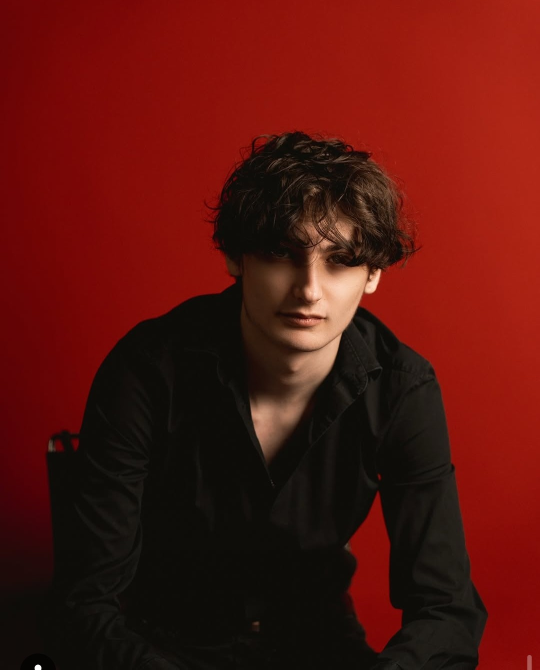
#> input picture my-photo.jpg, 1080 x 1339 px, found by its file name (shown at 1/2 size)
$ python make_banner.py
#> lines starting #> are read from the running program, lines starting #| are printed output that depends on the picture
#> in build, img is the input picture: PIL image 1080x1339 RGB; mean R, G, B 88.6, 20, 13.6
#!/usr/bin/env python3
"""
Generate a wide banner SVG that spans the top of the README. The banner is a
dotted/ascii-line treatment of the photo subject against a dark backdrop,
inspired by the reference profile style.

It consists of:
  - Three frames: left (subject on the left), center (small terminal window),
    right (subject on the right). The center window shows a code snippet.
  - Dotted/pointillist rendering of the source photo so it matches the
    reference's "dotted art" hero style.
  - Subtle radial vignette and a gradient line at the bottom that animates.

Usage:
    python scripts/make_banner.py            # animated
    STATIC=1 python scripts/make_banner.py   # final frame
"""
import os
import base64
import io
import numpy as np
from PIL import Image, ImageFilter

# ------------------------------------------------------------------ config
PHOTO    = "my-photo.jpg"
OUT      = "banner.svg"
W        = 880            # total banner width
H        = 220            # banner height (compact so it sits above the photo)
PHOTO_W  = 220            # subject frame width
PHOTO_H  = 200            # subject frame height

DOT_PALETTE = [
    "#1e293b",  # primary mode (light slate for low-mid)
    "#475569",  # mid slate
    "#94a3b8",  # upper mid
    "#e2e8f0",  # highlights
    "#ffffff",  # peaks
]

# Center window text
WINDOW_TITLE = "ather-ops@github: ~/profile"
WINDOW_LINES = [
    "$ whoami",
    "Ather Assadullah Peer",
    "$ cat ./.focus",
    "AI/ML · RAG · Agentic AI",
    "$ ./connect.sh --open-to-work",
    "[+] ready. shipping.",
]
# ------------------------------------------------------------------ /config


def esc(s):
    return s.replace("&", "&amp;").replace("<", "&lt;").replace(">", "&gt;")


def ascii_dot_image(img, target_w, target_h, dot_step=4):
    """Convert the photo into a pointillist / dotted line drawing.

    Returns a list of (cx, cy, r, color_idx) ready to render as circles."""
#> called with target_w = 220, target_h = 200, dot_step = 4
    iw, ih = img.size
#> iw = 1080; ih = 1339
    g = img.convert("L")
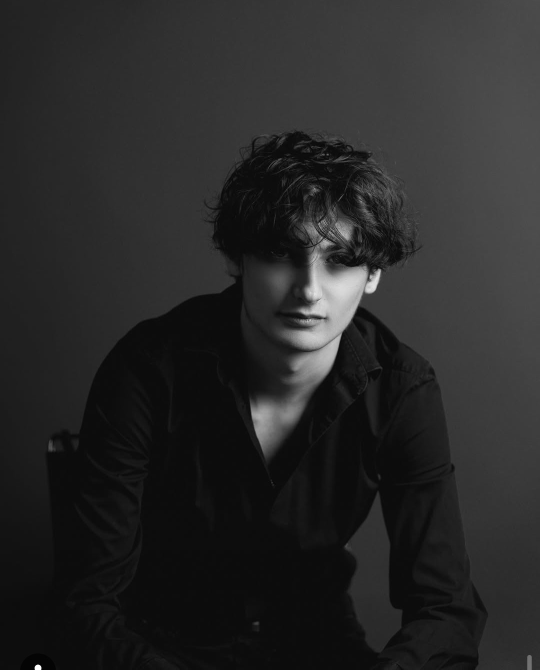
#> g: PIL image 1080x1339 L (shown at 1/2 size); min 0, max 255, mean 39.8
    a = img.convert("RGBA").split()[-1]
#> a: PIL image 1080x1339 L; every value is 255

    # fit inside target box
    scale = min(target_w / iw, target_h / ih)
#> scale = 0.149
    nw, nh = max(1, int(iw * scale)), max(1, int(ih * scale))
#> nw = 161; nh = 200
    g = g.resize((nw, nh), Image.LANCZOS)
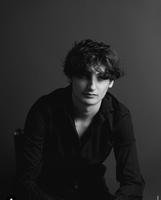
#> g: PIL image 161x200 L; min 0, max 255, mean 39.8
    a = a.resize((nw, nh), Image.LANCZOS)
#> a: PIL image 161x200 L; every value is 255
    g_arr = np.asarray(g, dtype=np.float32)
    a_arr = np.asarray(a, dtype=np.float32) / 255.0
#> a_arr: shape (200, 161) float32; every value is 1

    ox = (target_w - nw) // 2
#> ox = 29
    oy = (target_h - nh) // 2
#> oy = 0

    out = []
    # Resample: render a small dot at every dot_step pixels. Dot size scales
    # inversely with luminance so bright areas get small dense dots, dark
    # areas get large sparse dots -> produces a "dotted art" look.
    for y in range(0, nh, dot_step):
        for x in range(0, nw, dot_step):
            if x >= nw or y >= nh:
                continue
            lum = g_arr[y, x] / 255.0
            mask = a_arr[y, x]
            if mask < 0.25:
                continue
            # invert: darker (lum low) -> bigger dot
            inv = 1.0 - lum
            inv = pow(inv, 0.8)
            r = max(0.6, inv * (dot_step * 0.55))
            ci = min(len(DOT_PALETTE) - 1, int(lum * (len(DOT_PALETTE) - 0.5)))
            cx = ox + x
            cy = oy + y
            out.append((cx, cy, r, ci))
#> after the loop, out = 2050 items, first 6: (29, 0, 1.96, 0), (33, 0, 1.95, 0), (37, 0, 1.95, 0), (41, 0, 1.94, 0), (45, 0, 1.94, 0), (49, 0, 1.93, 0)
    return out


def build():
    static = os.environ.get("STATIC", "0") == "1"
    img = Image.open(PHOTO).convert("RGB")

    svg = []
    svg.append(f'<svg xmlns="http://www.w3.org/2000/svg" '
               f'width="{W}" height="{H}" viewBox="0 0 {W} {H}" '
               f'font-family="JetBrains Mono, ui-monospace, monospace">')

    # Dark backdrop with subtle radial gradient
    svg.append('<defs>')
    if static:
        bg = (
            '<radialGradient id="bg" cx="50%" cy="40%" r="80%">'
            '<stop offset="0" stop-color="#0f172a"/>'
            '<stop offset="1" stop-color="#020617"/>'
            '</radialGradient>'
        )
    else:
        bg = (
            '<radialGradient id="bg" cx="50%" cy="40%" r="80%">'
            '<stop offset="0" stop-color="#1e293b">'
            '<animate attributeName="stop-color" '
            'values="#1e293b;#1e1b4b;#1e293b" '
            'keyTimes="0;0.5;1" dur="14s" repeatCount="indefinite"/></stop>'
            '<stop offset="1" stop-color="#020617">'
            '<animate attributeName="stop-color" '
            'values="#020617;#0c0a4a;#020617" '
            'keyTimes="0;0.5;1" dur="14s" repeatCount="indefinite"/></stop>'
            '</radialGradient>'
        )
    svg.append(bg)
    svg.append('</defs>')
    svg.append(f'<rect x="0" y="0" width="{W}" height="{H}" fill="url(#bg)"/>')

    # ----- left subject frame ---------------------------------------
    left_x = 30
    dots = ascii_dot_image(img, PHOTO_W, PHOTO_H, dot_step=4)
#> dots has the same summary as out in ascii_dot_image
    # push dots into a centered subject frame on the left
    frame_x = left_x
    frame_y = (H - PHOTO_H) // 2
    svg.append(f'<g transform="translate({frame_x}, {frame_y})">')
    for cx, cy, r, ci in dots:
        col = DOT_PALETTE[ci]
        if not static:
            svg.append(f'<circle cx="{cx}" cy="{cy}" r="{r:.2f}" fill="{col}" '
                       f'opacity="0.6">'
                       f'<animate attributeName="opacity" from="0" to="0.95" '
                       f'begin="{(cx+cy)*0.001:.2f}s" dur="0.6s" '
                       f'fill="freeze"/></circle>')
        else:
            svg.append(f'<circle cx="{cx}" cy="{cy}" r="{r:.2f}" fill="{col}" '
                       f'opacity="0.95"/>')
#> this loop made 2050 passes
#> (cx, cy, r, ci, col) on passes 1 to 3: (29, 0, 1.96, 0, '#1e293b'), (33, 0, 1.95, 0, '#1e293b'), (37, 0, 1.95, 0, '#1e293b')
#> after the loop, svg = 2056 items
    svg.append('</g>')

    # ----- right subject frame (mirror) ----------------------------
    right_x = W - PHOTO_W - 30
    svg.append(f'<g transform="translate({right_x}, {frame_y}) scale(-1, 1) translate({-PHOTO_W}, 0)">')
    for cx, cy, r, ci in dots:
        col = DOT_PALETTE[ci]
        if not static:
            svg.append(f'<circle cx="{cx}" cy="{cy}" r="{r:.2f}" fill="{col}" '
                       f'opacity="0.6">'
                       f'<animate attributeName="opacity" from="0" to="0.95" '
                       f'begin="{(cx+cy)*0.001 + 0.4:.2f}s" dur="0.6s" '
                       f'fill="freeze"/></circle>')
        else:
            svg.append(f'<circle cx="{cx}" cy="{cy}" r="{r:.2f}" fill="{col}" '
                       f'opacity="0.95"/>')
#> after the loop, svg = 4108 items
    svg.append('</g>')

    # ----- center terminal window ----------------------------------
    win_w = 360
    win_h = PHOTO_H - 20
    win_x = (W - win_w) // 2
    win_y = (H - win_h) // 2

    # outer card
    svg.append(f'<rect x="{win_x}" y="{win_y}" width="{win_w}" height="{win_h}" '
               f'rx="10" fill="#0b1220" stroke="#1e293b" stroke-width="1"/>')

    # title bar
    bar_h = 24
    svg.append(f'<rect x="{win_x}" y="{win_y}" width="{win_w}" height="{bar_h}" '
               f'rx="10" fill="#020617"/>')
    # traffic-light dots
    for i, col in enumerate(["#ef4444", "#f59e0b", "#10b981"]):
        svg.append(f'<circle cx="{win_x + 14 + i*14}" cy="{win_y + bar_h/2}" '
                   f'r="4" fill="{col}"/>')
#> after the loop, svg = 4114 items
    # title
    svg.append(f'<text x="{win_x + win_w/2}" y="{win_y + bar_h/2 + 4}" '
               f'font-size="11" fill="#94a3b8" text-anchor="middle">'
               f'{WINDOW_TITLE}</text>')

    # body lines
    by0 = win_y + bar_h + 22
    fs = 12
    line_h = 18
    for i, line in enumerate(WINDOW_LINES):
        # colorize prompts vs output
        if line.startswith("$"):
            svg.append(f'<text x="{win_x + 14}" y="{by0 + i*line_h}" '
                       f'font-size="{fs}" fill="#10b981">{esc(line)}</text>')
        elif line.startswith("[+]"):
            svg.append(f'<text x="{win_x + 14}" y="{by0 + i*line_h}" '
                       f'font-size="{fs}" fill="#06b6d4">{esc(line)}</text>')
        else:
            svg.append(f'<text x="{win_x + 14}" y="{by0 + i*line_h}" '
                       f'font-size="{fs}" fill="#cbd5e1">{esc(line)}</text>')
#> after the loop, svg = 4121 items

    # blinking cursor at the end
    if not static:
        last_y = by0 + (len(WINDOW_LINES)-1) * line_h
        svg.append(f'<rect x="{win_x + 14}" y="{last_y - 10}" width="8" height="14" '
                   f'fill="#f59e0b">'
                   f'<animate attributeName="opacity" '
                   f'values="0;0;1;1;0;0" keyTimes="0;0.05;0.5;0.9;1;1" '
                   f'dur="1.1s" repeatCount="indefinite"/></rect>')

    # ----- animated bottom gradient line ----------------------------
    if not static:
        palette = ["#06b6d4", "#7c3aed", "#ec4899", "#f59e0b", "#10b981", "#06b6d4"]
        pal_v = ";".join(palette)
        pal_kt = ";".join(f"{i/(len(palette)-1):.3f}" for i in range(len(palette)))
        svg.append(f'<line x1="0" y1="{H-2}" x2="{W}" y2="{H-2}" '
                   f'stroke="#06b6d4" stroke-width="2" stroke-linecap="round">'
                   f'<animate attributeName="stroke" '
                   f'values="{pal_v}" keyTimes="{pal_kt}" '
                   f'dur="12s" repeatCount="indefinite"/></line>')

    svg.append("</svg>")
    with open(OUT, "w") as f:
        f.write("".join(svg))
    n_dots = len(dots) * 2
#> n_dots = 4100
    print(f"wrote {OUT}  ({W}x{H}, {n_dots} dots, "
          + ("[STATIC]" if static else "[animated]") + ")")
#| wrote banner.svg  (880x220, 4100 dots, [animated])


if __name__ == "__main__":
    build()
